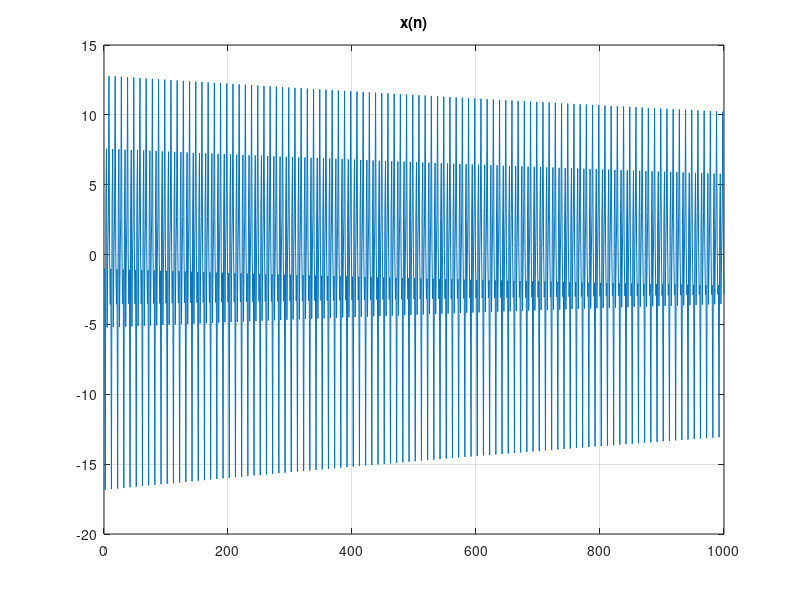

Source code (MATLAB): (Note: this script raises an error after producing the figure.)
% svd_ar.m
clear all; 
close all; 
clc;

N = 1000;      % liczba analizowanych probek danych, przykładowe 5000
fpr = 10000; % liczba probek danych na sekunde
dt = 1/fpr;    % okres probkowania
f = [ 1000  2000  3000 4000];  % liczba powtorzen na sekunde skladowych sinusoidalnych
d = [ 1     2    3 4 ];  % tlumienie kolejnych skladowych
A = [ 5     5.5   5.25 5.5];  % amplituda kolejnych skladowych
K = length(f);              % liczba skladowych sygnalu
x = zeros(1,N);             % inicjalizacja danych

for k = 1 : K               % generacja i akumulacja kolejnych sinusoid 
   x =  x + A(k) * exp(-d(k)*(0:N-1)*dt) .* cos(2*pi*f(k)*(0:N-1)*dt + pi*rand(1,1));
end

SNR = 60; 
x = awgn(x,SNR);                   % dodanie szumu, poziom w decybelach

figure; plot(x); grid; title('x(n)');        % pokazanie sygnalu

[fest1, dest1 ] = fLP(x,K,dt),               % metoda LP Prony'ego
[fest2, dest2 ] = fLPSVD(x,K,dt),            % metoda LP-SVD Kumaresana-Tuftsa
[fest1 fest2], [dest1 dest2],                % porownanie

% błąd estymowanych wartości częstości i tłumienia w porównaniu do
% rzeczywistych wartości (f.' oraz d.')
err_fest1 = max(abs(fest1 - f.')),
err_dest1 = max(abs(dest1 - d.')),
err_fest2 = max(abs(fest2 - f.')),
err_dest2 = max(abs(dest2 - d.')),

if err_fest1 > err_fest2
   disp("flpvsd to lepsza funkcja do fest")
else
   disp("flp to lepsza funkcja do fest")
end

if err_dest1 > err_dest2
   disp("flpvsd to lepsza funkcja do dest")
else
   disp("flp to lepsza funkcja do dest")
end

%flp
% im więcej próbek tym mniejszy błąd
% wyższe wartości składowych dają mniejszy błąd
% Im więcej składowych tym większy błąd
% W miarę zwiększania wartości SNR, błąd się zmniejsza
% tak samo dla flpsvd


%WNIOSKI
%flpvsd to lepszy wybór ale wolniejszy dla większej ilości próbek

%Gdy zwiększymy SNR flp spisuje się lepiej

%Gdy zwiększamy liczbę składowych wtedy flp to lepsza funkcja do
%estymowania macierzy fest natomiast flpvsd do estymowania macierzy dest
